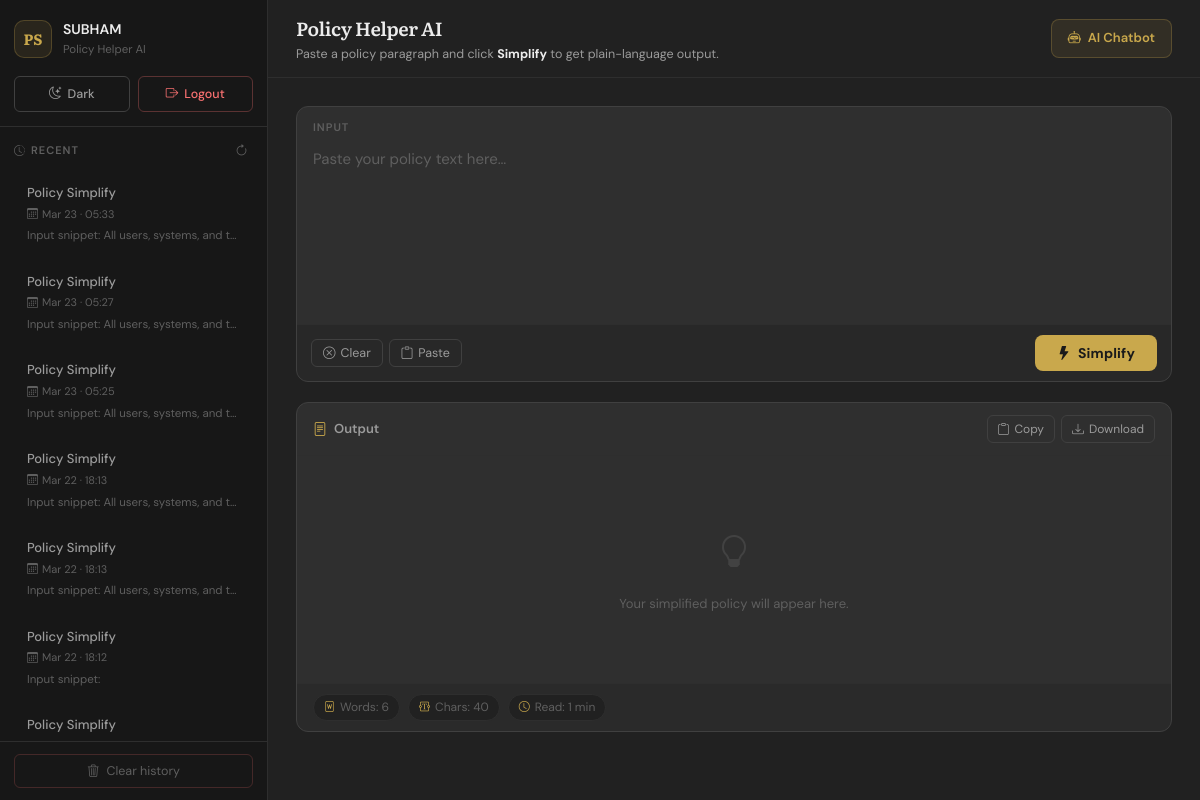
The page /index (signed in) on the database as committed earlier.
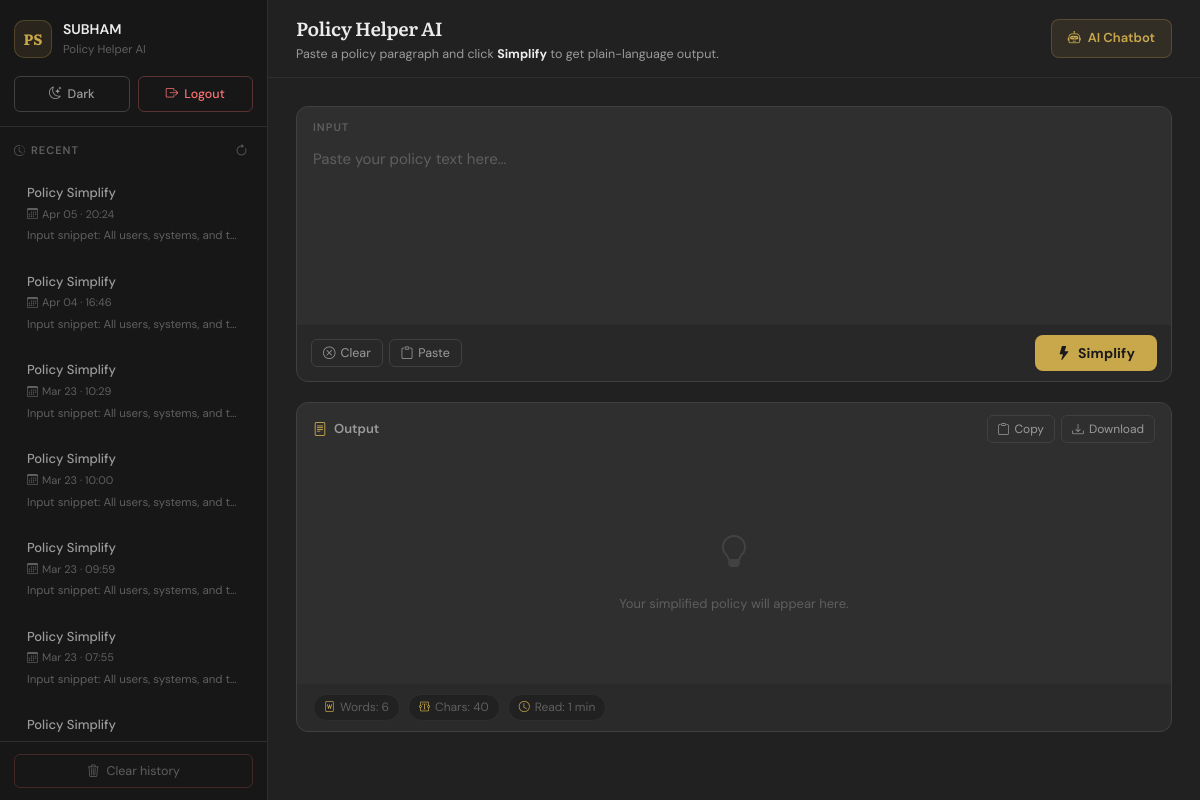
The same page on the database as committed later.
### app.py (models this page shows)
class User(db.Model):
    id = db.Column(db.Integer, primary_key=True)
    username = db.Column(db.String(150), unique=True, nullable=False)
    email = db.Column(db.String(150), unique=True, nullable=False)
    password_hash = db.Column(db.String(256), nullable=False)
    reset_token = db.Column(db.String(256), nullable=True)
    is_admin = db.Column(db.Boolean, default=False)
    activities = db.relationship('Activity', backref='user', lazy='dynamic')

class Activity(db.Model):
    id = db.Column(db.Integer, primary_key=True)
    user_id = db.Column(db.Integer, db.ForeignKey('user.id'), nullable=True)
    action = db.Column(db.String(100), nullable=False)
    details = db.Column(db.Text, nullable=True)
    ip_address = db.Column(db.String(64), nullable=True)
    timestamp = db.Column(db.DateTime, default=datetime.utcnow, index=True)

### app.py (the view, shortened to what this page needs)
@app.route('/index', methods=['GET', 'POST'])
def index():
    if "username" not in session:
        flash("Login required.", "danger")
        return redirect(url_for('login'))
    output = ""
    user_activities = []
    username = session.get('username')
    user = User.query.filter_by(username=username).first() if username else None
    if user:
        user_activities = Activity.query.filter(
            Activity.user_id == user.id,
            Activity.action.in_(["policy_simplify", "policy_simplify_anonymous"])
        ).order_by(Activity.timestamp.desc()).limit(10).all()
    return render_template("index.html", output=output, activities=user_activities, username=username)

### templates/index.html (shortened to what this page needs)
<!doctype html>
<html lang="en">
<head>
  <link href="https://cdn.jsdelivr.net/npm/bootstrap-icons@1.10.5/font/bootstrap-icons.css" rel="stylesheet">
</head>
<body>
<div class="layout">
  <aside class="sidebar">
    <div class="sidebar-top">
      <div class="brand">
        <div class="logo">PS</div>
        <div class="brand-text">
          <div class="brand-name">{{ username or 'Guest' }}</div>
          <div class="brand-sub">Policy Helper AI</div>
        </div>
      </div>
      <div class="sidebar-actions">
        <button id="themeToggle" class="s-btn s-btn-theme">
        </button>
        <a href="{{ url_for('logout') }}" class="s-btn s-btn-logout">
          <i class="bi bi-box-arrow-right"></i> Logout
        </a>
      </div>
    </div>
    <div class="sidebar-section">
      <div class="section-label">
        <span><i class="bi bi-clock-history" style="margin-right:5px;"></i>Recent</span>
        <button class="refresh-btn" id="refreshActs" title="Refresh"><i class="bi bi-arrow-clockwise"></i></button>
      </div>
      <div class="activity-list" id="activityList">
        {% if activities and activities|length > 0 %}
          {% for act in activities %}
          <div class="act-item" tabindex="0"
               data-details="{{ act.details|e }}"
               data-timestamp="{{ act.timestamp }}"
               data-action="{{ act.action }}">
            <div class="act-title">{{ act.action.replace('_',' ').title() }}</div>
            <div class="act-time"><i class="bi bi-calendar3"></i>{{ act.timestamp.strftime('%b %d · %H:%M') }}</div>
            <div class="act-snippet">{{ act.details[:80] if act.details else '—' }}</div>
          </div>
          {% endfor %}
        {% else %}
          <div class="act-empty">
            <i class="bi bi-inbox"></i>
            <p>No simplifications yet.</p>
          </div>
        {% endif %}
      </div>
    </div>
    <div class="sidebar-footer">
      <form method="post" action="{{ url_for('clear_history') }}" onsubmit="return confirm('Clear your activity history?');">
        <button type="submit" class="clear-btn">
          <i class="bi bi-trash3"></i> Clear history
        </button>
      </form>
    </div>
  </aside>
  <div class="main">
    <div class="topbar">
      <div class="topbar-left">
        <h1>Policy Helper AI</h1>
        <p>Paste a policy paragraph and click <strong style="color:var(--text);">Simplify</strong> to get plain-language output.</p>
      </div>
      <a href="{{ url_for('chat') }}" class="chatbot-btn">
        <i class="bi bi-robot"></i> AI Chatbot
      </a>
    </div>
    <div class="content">
      <div class="input-card">
        <form id="simplifyForm" method="post" action="{{ url_for('index') }}">
          <div class="input-card-label">Input</div>
          <textarea id="policyInput" name="policy" required
            placeholder="Paste your policy text here…">{{ request.form.policy or '' }}</textarea>
          <div class="input-toolbar">
            <div class="toolbar-left">
              <button id="clearBtn" type="button" class="tool-btn"><i class="bi bi-x-circle"></i> Clear</button>
              <button id="pasteBtn" type="button" class="tool-btn"><i class="bi bi-clipboard"></i> Paste</button>
            </div>
            <button type="submit" class="simplify-btn">
              <i class="bi bi-lightning-fill"></i> Simplify
            </button>
          </div>
        </form>
      </div>
      <div class="output-card">
        <div class="output-header">
          <div class="output-title">
            <i class="bi bi-file-text"></i> Output
          </div>
          <div class="output-actions">
            <button id="copyOutput" class="out-btn"><i class="bi bi-clipboard"></i> Copy</button>
            <button id="downloadOutput" class="out-btn"><i class="bi bi-download"></i> Download</button>
          </div>
        </div>
        <div class="output-body" id="outputCard">
          {% if output %}
            <div id="outputArea">{{ output | safe }}</div>
          {% else %}
            <div class="output-placeholder">
              <i class="bi bi-lightbulb"></i>
              <p>Your simplified policy will appear here.</p>
            </div>
          {% endif %}
        </div>
        <div class="stats-bar">
          <div class="stat-item" id="wordCount"><i class="bi bi-file-word"></i><span>Words: 0</span></div>
          <div class="stat-item" id="charCount"><i class="bi bi-textarea-t"></i><span>Chars: 0</span></div>
          <div class="stat-item" id="readTime"><i class="bi bi-clock"></i><span>Read: 0 min</span></div>
        </div>
      </div>
    </div>
  </div>
</div>
</body>
</html>

Rows that differ between the two databases and show on the page:
no longer on this page (row unchanged): Activity: action.replace "Policy Simplify", timestamp "Mar 23 · 05:33", details "Input snippet: All users, systems, and t…"
no longer on this page (row unchanged): Activity: action.replace "Policy Simplify", timestamp "Mar 23 · 05:27", details "Input snippet: All users, systems, and t…"
no longer on this page (row unchanged): Activity: action.replace "Policy Simplify", timestamp "Mar 23 · 05:25", details "Input snippet: All users, systems, and t…"
no longer on this page (row unchanged): Activity: action.replace "Policy Simplify", timestamp "Mar 22 · 18:13", details "Input snippet: All users, systems, and t…"
no longer on this page (row unchanged): Activity: action.replace "Policy Simplify", timestamp "Mar 22 · 18:13", details "Input snippet: All users, systems, and t…"
no longer on this page (row unchanged): Activity: action.replace "Policy Simplify", timestamp "Mar 22 · 18:12", details "Input snippet:"
added Activity: action.replace "Policy Simplify", timestamp "Apr 05 · 20:24", details "Input snippet: All users, systems, and t…"
added Activity: action.replace "Policy Simplify", timestamp "Apr 04 · 16:46", details "Input snippet: All users, systems, and t…"
added Activity: action.replace "Policy Simplify", timestamp "Mar 23 · 10:29", details "Input snippet: All users, systems, and t…"
added Activity: action.replace "Policy Simplify", timestamp "Mar 23 · 10:00", details "Input snippet: All users, systems, and t…"
added Activity: action.replace "Policy Simplify", timestamp "Mar 23 · 09:59", details "Input snippet: All users, systems, and t…"
added Activity: action.replace "Policy Simplify", timestamp "Mar 23 · 07:55", details "Input snippet: All users, systems, and t…"
